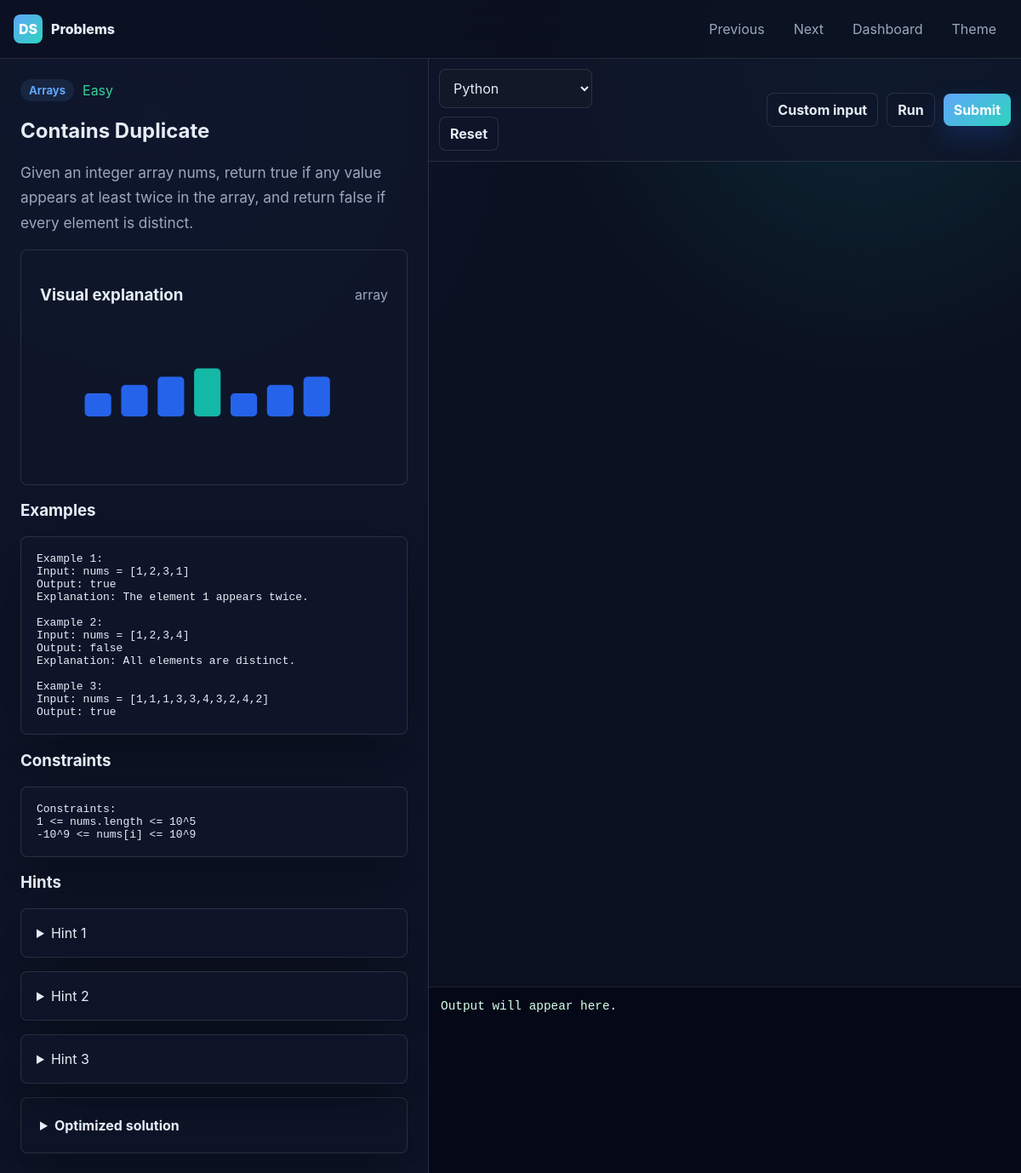
The app's page /question/611 (signed in) with its own data.
### tables this page shows
CREATE TABLE questions(
        id INTEGER PRIMARY KEY AUTOINCREMENT,
        title TEXT,
        topic TEXT,
        difficulty TEXT,
        description TEXT
    , constraints TEXT, examples TEXT, test_cases TEXT, hints TEXT, solution TEXT, time_complexity TEXT, space_complexity TEXT, tags TEXT, companies TEXT, visual_type TEXT, is_blind75 INTEGER DEFAULT 0, is_neetcode150 INTEGER DEFAULT 1);

### app.py (the view)
@app.route("/question/<int:id>")
def question(id):
    guard = login_required()
    if guard:
        return guard
    with get_db() as conn:
        q = conn.execute("SELECT * FROM questions WHERE id=?", (id,)).fetchone()
        if not q:
            return "Problem not found", 404
        solved = {row["problem"] for row in conn.execute("SELECT problem FROM solved WHERE user_id=?", (current_user_id(),))}
        bookmarks = {
            row["question_id"]
            for row in conn.execute("SELECT question_id FROM bookmarks WHERE user_id=?", (current_user_id(),))
        }
        previous_q = conn.execute("SELECT id FROM questions WHERE id < ? ORDER BY id DESC LIMIT 1", (id,)).fetchone()
        next_q = conn.execute("SELECT id FROM questions WHERE id > ? ORDER BY id ASC LIMIT 1", (id,)).fetchone()
    return render_template(
        "question.html",
        q=question_to_dict(q, solved, bookmarks),
        previous_id=previous_q["id"] if previous_q else None,
        next_id=next_q["id"] if next_q else None,
    )

### app.py (called while the page is built)
def get_db() -> sqlite3.Connection:
    conn = sqlite3.connect(DB_PATH)
    conn.row_factory = sqlite3.Row
    return conn

def current_user_id() -> int | None:
    return session.get("user_id")

def login_required():
    if "user_id" not in session:
        return redirect("/login")
    return None

def parse_json_field(value, fallback):
    if not value:
        return fallback
    try:
        return json.loads(value)
    except (TypeError, json.JSONDecodeError):
        return fallback

@app.context_processor
def inject_globals():
    return {"topics": TOPICS}

### templates/question.html (shortened to what this page needs)
<!DOCTYPE html>
<html lang="en">
<head>
  <link rel="stylesheet" href="{{ url_for('static', filename='css/app.css') }}">
</head>
<body>
  <nav class="nav">
    <div class="shell nav-inner">
      <a class="brand" href="/problems"><span class="brand-mark">DS</span><span>Problems</span></a>
      <div class="nav-links">
        {% if previous_id %}<a href="/question/{{ previous_id }}">Previous</a>{% endif %}
        {% if next_id %}<a href="/question/{{ next_id }}">Next</a>{% endif %}
        <a href="/dashboard">Dashboard</a>
        <button class="icon-btn" onclick="toggleTheme()" title="Toggle theme">Theme</button>
      </div>
    </div>
  </nav>
  <main class="solve-layout">
    <section class="problem-panel">
      <div class="row">
        <span class="pill">{{ q.topic }}</span>
        <span class="{{ q.difficulty|lower }}">{{ q.difficulty }}</span>
      </div>
      <h1>{{ q.title }}</h1>
      <p class="lead" style="white-space: pre-wrap;">{{ q.description }}</p>
      <div class="panel" style="box-shadow:none;">
        <div class="row" style="justify-content: space-between;">
          <h3>Visual explanation</h3>
          <span class="muted">{{ q.visual_type }}</span>
        </div>
        <div id="visual" class="visual-stage"></div>
      </div>
      {% if q.examples %}
      <h3>Examples</h3>
      <pre class="card" style="white-space: pre-wrap;">{{ q.examples }}</pre>
      {% endif %}
      {% if q.constraints %}
      <h3>Constraints</h3>
      <pre class="card" style="white-space: pre-wrap;">{{ q.constraints }}</pre>
      {% endif %}
      <h3>Hints</h3>
      <div class="grid">
        {% for hint in q.hints %}
          <details class="card"><summary>Hint {{ loop.index }}</summary><p class="muted">{{ hint }}</p></details>
        {% endfor %}
      </div>
      <details class="panel" style="margin-top:16px;">
        <summary><strong>Optimized solution</strong></summary>
      </details>
    </section>
    <section class="editor-panel">
      <div class="editor-toolbar">
        <div class="row">
          <select id="language" onchange="changeTemplate(false)">
            <option value="python">Python</option>
          </select>
          <button class="btn secondary" onclick="changeTemplate(true)">Reset</button>
        </div>
        <div class="row">
          <button class="btn secondary" onclick="runCustom()">Custom input</button>
          <button class="btn secondary" onclick="runCode()">Run</button>
          <button class="btn" onclick="submitCode()">Submit</button>
        </div>
      </div>
      <div id="editor"></div>
      <div class="console" id="output">Output will appear here.</div>
    </section>
  </main>
</body>
</html>

### static/css/app.css (style rules this page uses)
:root { color-scheme: light; --bg: #f6f8fb; --surface: rgba(255, 255, 255, 0.86); --surface-strong: #ffffff; --text: #111827; --muted: #64748b; --line: rgba(15, 23, 42, 0.1); --brand: #2563eb; --brand-2: #14b8a6; --accent: #f59e0b; --danger: #ef4444; --success: #10b981; --shadow: 0 20px 60px rgba(15, 23, 42, 0.12); --radius: 8px; }
[data-theme="dark"] { color-scheme: dark; --bg: #0b1020; --surface: rgba(15, 23, 42, 0.82); --surface-strong: #111827; --text: #e5edf7; --muted: #9aa8bd; --line: rgba(226, 232, 240, 0.12); --brand: #60a5fa; --brand-2: #2dd4bf; --accent: #fbbf24; --danger: #fb7185; --success: #34d399; --shadow: 0 24px 70px rgba(0, 0, 0, 0.35); }
* { box-sizing: border-box; }
body { margin: 0; font-family: Inter, ui-sans-serif, system-ui, -apple-system, BlinkMacSystemFont, "Segoe UI", sans-serif; background: radial-gradient(circle at 15% 10%, rgba(37, 99, 235, 0.12), transparent 28rem), radial-gradient(circle at 85% 5%, rgba(20, 184, 166, 0.14), transparent 24rem), var(--bg); color: var(--text); min-height: 100vh; }
a { color: inherit; text-decoration: none; }
button, input, select, textarea { font: inherit; }
.shell { width: min(1180px, calc(100% - 32px)); margin: 0 auto; }
.nav { position: sticky; top: 0; z-index: 20; border-bottom: 1px solid var(--line); backdrop-filter: blur(18px); background: color-mix(in srgb, var(--bg) 82%, transparent); }
.nav-inner { min-height: 68px; display: flex; align-items: center; justify-content: space-between; gap: 18px; }
.brand { display: flex; align-items: center; gap: 10px; font-weight: 800; }
.brand-mark { width: 34px; height: 34px; display: grid; place-items: center; border-radius: var(--radius); background: linear-gradient(135deg, var(--brand), var(--brand-2)); color: white; }
.nav-links { display: flex; align-items: center; gap: 8px; flex-wrap: wrap; }
.nav-links a, .icon-btn, .btn { border: 1px solid transparent; border-radius: var(--radius); padding: 9px 12px; color: var(--muted); background: transparent; cursor: pointer; }
.btn { color: white; background: linear-gradient(135deg, var(--brand), var(--brand-2)); border: 0; font-weight: 700; box-shadow: 0 12px 30px rgba(37, 99, 235, 0.22); }
.btn.secondary { background: var(--surface); color: var(--text); border: 1px solid var(--line); box-shadow: none; }
.hero p, .lead { color: var(--muted); font-size: 1.08rem; line-height: 1.7; }
.hero-actions, .toolbar, .row { display: flex; gap: 10px; flex-wrap: wrap; align-items: center; }
.panel, .card, .problem-row, .stat { background: var(--surface); border: 1px solid var(--line); border-radius: var(--radius); box-shadow: var(--shadow); }
.panel { padding: 22px; }
.card { padding: 18px; }
.grid { display: grid; gap: 16px; }
.muted { color: var(--muted); }
.badge, .pill { display: inline-flex; align-items: center; gap: 6px; border-radius: 999px; padding: 5px 10px; background: color-mix(in srgb, var(--brand) 10%, transparent); color: var(--brand); font-size: 0.82rem; font-weight: 700; }
.easy { color: var(--success); }
.input, select, textarea { width: 100%; border: 1px solid var(--line); background: var(--surface-strong); color: var(--text); border-radius: var(--radius); padding: 11px 12px; }
.solve-layout { display: grid; grid-template-columns: minmax(330px, 42%) minmax(0, 1fr); height: calc(100vh - 68px); }
.problem-panel { overflow: auto; padding: 24px; border-right: 1px solid var(--line); background: var(--surface); }
.editor-panel { min-width: 0; display: grid; grid-template-rows: auto 1fr 220px; }
.editor-toolbar { display: flex; justify-content: space-between; gap: 12px; padding: 12px; border-bottom: 1px solid var(--line); background: var(--surface); }
#editor { min-height: 360px; }
.console { border-top: 1px solid var(--line); background: #050816; color: #d6ffec; overflow: auto; padding: 14px; font-family: "Cascadia Code", Consolas, monospace; font-size: 0.9rem; }
.visual-stage { min-height: 170px; display: grid; place-items: center; overflow: hidden; }

### records on screen
questions: topic "Arrays", difficulty "Easy", title "Contains Duplicate", description "Given an integer array nums, return true if any value appears at least twice in the array, and return false if every element is distinct.", visual_type "array", examples "Example 1: Input: nums = [1,2,3,1] Output: true Explanation: The element 1 appears twice. Example 2: Input: nums = [1,2,3,4] Output: false Explanation: All elements are distinct. Example 3: Input: nums = [1,1,1,3,3,4,3,2,4,2] Output: true", constraints "Constraints: 1 <= nums.length <= 10^5 -10^9 <= nums[i] <= 10^9"
